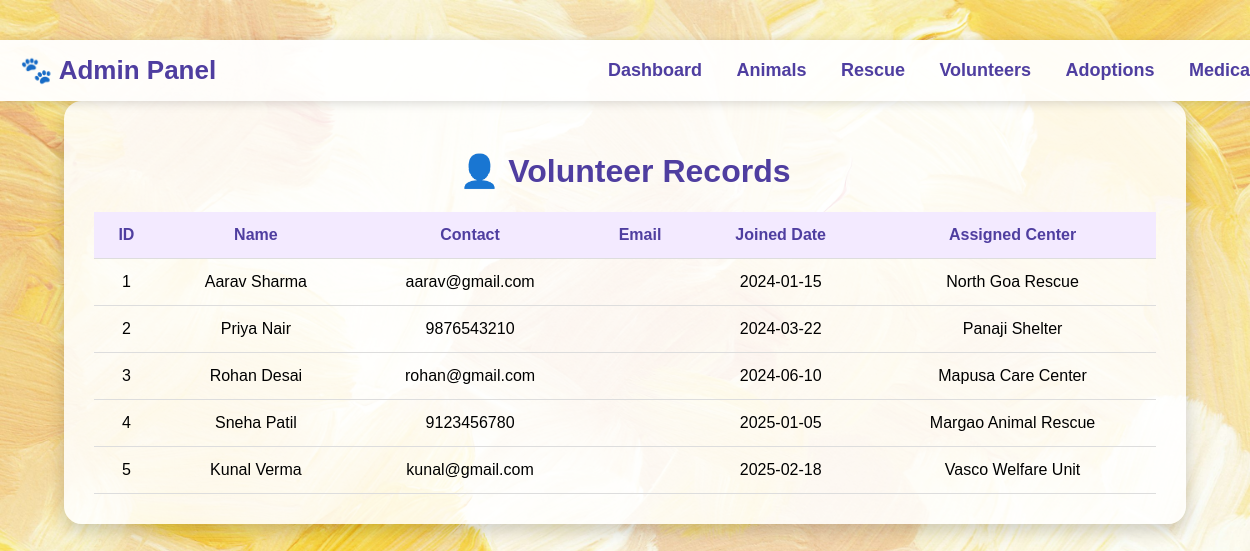
The app's page /view_volunteer.php with its own data.
### tables this page shows
CREATE TABLE `volunteer` (
  `Volunteer_id` int(11) NOT NULL,
  `Volunteer_name` varchar(100) DEFAULT NULL,
  `Contact_info` varchar(100) DEFAULT NULL,
  `email` varchar(100) DEFAULT NULL,
  `Join_date` date DEFAULT NULL,
  `Assigned_center` varchar(100) DEFAULT NULL
);

### view_volunteer.php (the view, shortened to what this page needs)
<?php
include "db.php";
$result = mysqli_query($conn, "SELECT * FROM volunteer");
?>
<html>
<head>
</head>
<body>
<div class="navbar">
    <div class="title">🐾 Admin Panel</div>
    <div>
        <a href="dashboard.php">Dashboard</a>
        <a href="view_animals.php">Animals</a>
        <a href="view_rescue.php">Rescue</a>
        <a href="view_volunteer.php">Volunteers</a>
        <a href="view_adoption.php">Adoptions</a>
        <a href="view_medical.php">Medical</a>
    </div>
</div>
<div class="table-box">
    <h1>👤 Volunteer Records</h1>
    <table>
        <tr>
            <th>ID</th>
            <th>Name</th>
            <th>Contact</th>
            <th>Email</th>
            <th>Joined Date</th>
            <th>Assigned Center</th>
        </tr>
        <?php while($row = mysqli_fetch_assoc($result)) { ?>
        <tr>
            <td><?php echo $row['Volunteer_id']; ?><s/td>
            <td><?php echo $row['Volunteer_name']; ?></td>
            <td><?php echo $row['Contact_info']; ?></td>
            <td><?php echo $row['email']; ?></td>
            <td><?php echo $row['Join_date']; ?></td>
            <td><?php echo $row['Assigned_center']; ?></td>
        </tr>
        <?php } ?>
    </table>
</div>
</body>
</html>

### view_volunteer.php (style rules this page uses)
body { background-image: url("img/all.jpg"); background-size: cover; background-attachment: fixed; padding: 40px 0; margin: 0; font-family: Arial, sans-serif; }
.navbar { width: 100%; background: rgba(255,255,255,0.95); display: flex; padding: 15px 20px; justify-content: space-between; align-items: center; box-shadow: 0 2px 10px rgba(0,0,0,0.15); position: sticky; top: 0; }
.navbar a { text-decoration: none; color: #4f3ea0; font-size: 18px; font-weight: 600; margin: 0 15px; }
.title { font-size: 26px; font-weight:bold; color:#4f3ea0; }
.table-box { width:85%; margin:auto; background:rgba(255,255,255,0.85); padding:30px; border-radius:18px; box-shadow:0 6px 18px rgba(0,0,0,0.18); }
h1 { text-align:center; color:#4f3ea0; }
table { width:100%; border-collapse:collapse; }
th, td { padding:14px; border-bottom:1px solid #ddd; text-align:center; }
th { background:#f3eaff; color:#4f3ea0; }

### records on screen
volunteer: Volunteer_id "1", Volunteer_name "Aarav Sharma", Contact_info "aarav@gmail.com", Join_date "2024-01-15", Assigned_center "North Goa Rescue"
volunteer: Volunteer_id "2", Volunteer_name "Priya Nair", Contact_info "9876543210", Join_date "2024-03-22", Assigned_center "Panaji Shelter"
volunteer: Volunteer_id "3", Volunteer_name "Rohan Desai", Contact_info "rohan@gmail.com", Join_date "2024-06-10", Assigned_center "Mapusa Care Center"
volunteer: Volunteer_id "4", Volunteer_name "Sneha Patil", Contact_info "9123456780", Join_date "2025-01-05", Assigned_center "Margao Animal Rescue"
volunteer: Volunteer_id "5", Volunteer_name "Kunal Verma", Contact_info "kunal@gmail.com", Join_date "2025-02-18", Assigned_center "Vasco Welfare Unit"
